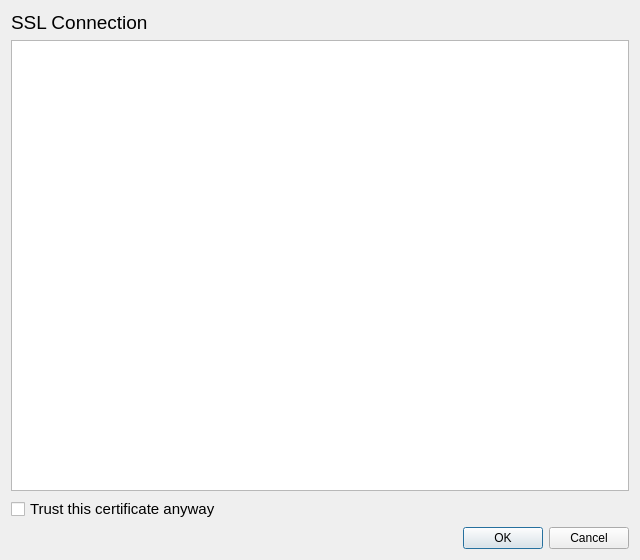
<?xml version="1.0" encoding="UTF-8"?>
<ui version="4.0">
 <class>SslErrorDialog</class>
 <widget class="QWidget" name="SslErrorDialog">
  <property name="geometry">
   <rect>
    <x>0</x>
    <y>0</y>
    <width>640</width>
    <height>560</height>
   </rect>
  </property>
  <property name="windowTitle">
   <string>Form</string>
  </property>
  <layout class="QGridLayout" name="gridLayout">
   <item row="2" column="0">
    <widget class="QCheckBox" name="_cbTrustConnect">
     <property name="font">
      <font>
       <pointsize>11</pointsize>
      </font>
     </property>
     <property name="text">
      <string>Trust this certificate anyway</string>
     </property>
    </widget>
   </item>
   <item row="3" column="0">
    <widget class="QDialogButtonBox" name="_dialogButtonBox">
     <property name="standardButtons">
      <set>QDialogButtonBox::Cancel|QDialogButtonBox::Ok</set>
     </property>
    </widget>
   </item>
   <item row="0" column="0">
    <widget class="QLabel" name="label">
     <property name="font">
      <font>
       <pointsize>14</pointsize>
      </font>
     </property>
     <property name="text">
      <string>SSL Connection</string>
     </property>
    </widget>
   </item>
   <item row="1" column="0">
    <widget class="QTextBrowser" name="_tbErrors">
     <property name="openExternalLinks">
      <bool>true</bool>
     </property>
    </widget>
   </item>
  </layout>
 </widget>
 <resources/>
 <connections/>
</ui>
